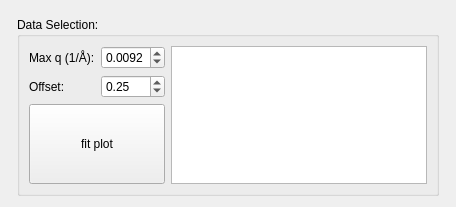
          <widget class="QWidget" name="tab_7">
           <attribute name="title">
            <string>Diffusion</string>
           </attribute>
           <layout class="QGridLayout" name="gridLayout_22">
            <item row="1" column="1">
             <widget class="QGroupBox" name="groupBox_5">
              <property name="sizePolicy">
               <sizepolicy hsizetype="Expanding" vsizetype="Preferred">
                <horstretch>0</horstretch>
                <verstretch>0</verstretch>
               </sizepolicy>
              </property>
              <property name="minimumSize">
               <size>
                <width>0</width>
                <height>0</height>
               </size>
              </property>
              <property name="maximumSize">
               <size>
                <width>16777215</width>
                <height>65536</height>
               </size>
              </property>
              <property name="title">
               <string>Data Selection:</string>
              </property>
              <layout class="QGridLayout" name="gridLayout_21">
               <item row="0" column="0">
                <layout class="QGridLayout" name="gridLayout_12">
                 <item row="1" column="0">
                  <widget class="QLabel" name="label_18">
                   <property name="text">
                    <string>Offset:</string>
                   </property>
                  </widget>
                 </item>
                 <item row="0" column="1">
                  <widget class="QDoubleSpinBox" name="sb_tauq_qmax">
                   <property name="decimals">
                    <number>4</number>
                   </property>
                   <property name="minimum">
                    <double>0.000000000000000</double>
                   </property>
                   <property name="maximum">
                    <double>2.000000000000000</double>
                   </property>
                   <property name="singleStep">
                    <double>0.001000000000000</double>
                   </property>
                   <property name="value">
                    <double>0.009200000000000</double>
                   </property>
                  </widget>
                 </item>
                 <item row="1" column="1">
                  <widget class="QDoubleSpinBox" name="sb_tauq_offset">
                   <property name="minimum">
                    <double>-2.000000000000000</double>
                   </property>
                   <property name="maximum">
                    <double>2.000000000000000</double>
                   </property>
                   <property name="singleStep">
                    <double>0.200000000000000</double>
                   </property>
                   <property name="value">
                    <double>0.250000000000000</double>
                   </property>
                  </widget>
                 </item>
                 <item row="0" column="0">
                  <widget class="QLabel" name="label_15">
                   <property name="text">
                    <string>Max q (1/Å):</string>
                   </property>
                  </widget>
                 </item>
                </layout>
               </item>
               <item row="0" column="1" rowspan="2">
                <widget class="QTextEdit" name="tauq_msg">
                 <property name="sizePolicy">
                  <sizepolicy hsizetype="Expanding" vsizetype="Preferred">
                   <horstretch>0</horstretch>
                   <verstretch>0</verstretch>
                  </sizepolicy>
                 </property>
                 <property name="minimumSize">
                  <size>
                   <width>100</width>
                   <height>0</height>
                  </size>
                 </property>
                </widget>
               </item>
               <item row="1" column="0">
                <widget class="QPushButton" name="pushButton_8">
                 <property name="minimumSize">
                  <size>
                   <width>120</width>
                   <height>80</height>
                  </size>
                 </property>
                 <property name="text">
                  <string>fit plot</string>
                 </property>
                </widget>
               </item>
              </layout>
             </widget>
            </item>
            <item row="0" column="0" colspan="3">
             <widget class="MplCanvas" name="mp_tauq" native="true">
              <property name="sizePolicy">
               <sizepolicy hsizetype="Expanding" vsizetype="Expanding">
                <horstretch>0</horstretch>
                <verstretch>0</verstretch>
               </sizepolicy>
              </property>
             </widget>
            </item>
           </layout>
          </widget>
